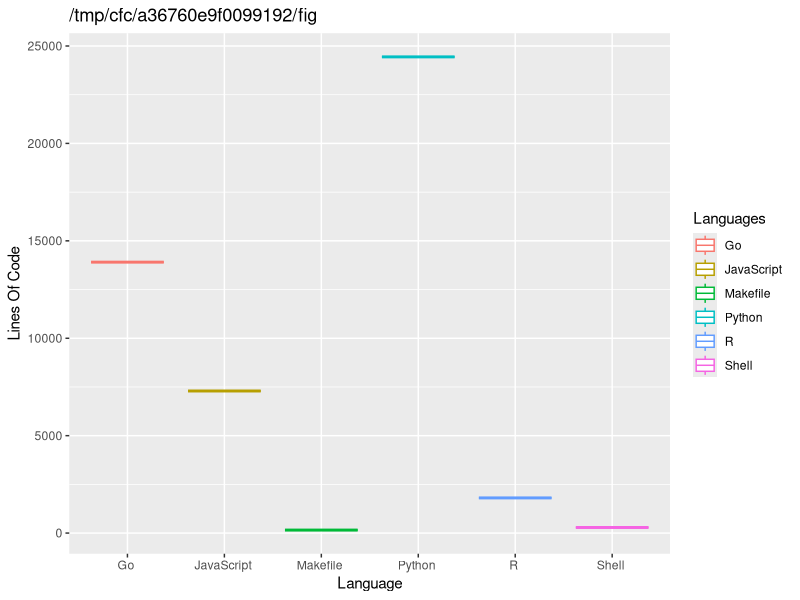

R code for this plot:
library(ggplot2)
locs <- read.csv('loc.csv', header=TRUE, sep=",")
Languages <- locs$language
png("loc.png")
qplot(x =locs$language,y =locs$LoC, color=Languages, xlab = "Language", ylab = "Lines Of Code", main = commandArgs(TRUE)[1], geom = "boxplot")
dev.off()
